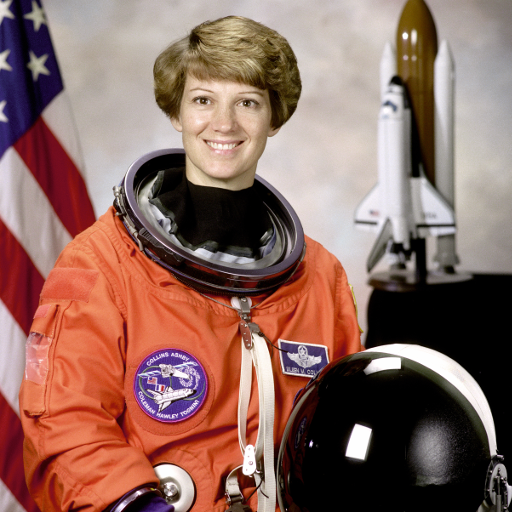
#> input picture skimage.data.astronaut(), 512 x 512 px
$ python colour_spaces.py
#> lines starting #> are read from the running program, lines starting #| are printed output that depends on the picture; pictures that were not available may be replaced by others from this repository, and a replacement may not be noted
"""Which colour space should select the pixels: HSV's hue window, or OKLab distance?

`photo.isolate_colour`/`replace_colour` take `space='hsv' | 'oklab'`. This eval tests whether
either wins everywhere -- it doesn't, which is why HSV stays the default and OKLab is opt-in.

Ground truth is constructed, never hand-drawn: for the chart, the same figure rendered twice
with one series recoloured (the diff is the series); for the shaded object, a synthesised
image with a known mask. Each space is given its best tolerance, found by sweeping (a fixed
default pair would decide the result in advance). On real photographs there's no ground
truth, so each space is tuned to the same selection size and the result is matched fraction,
fragmentation, and mask overlays -- the numbers rank, only the pictures judge.

Run:  python evals/colour_spaces.py [outdir]
"""
import os
import sys

import numpy as np
from PIL import Image

sys.path.insert(0, os.path.dirname(os.path.dirname(os.path.abspath(__file__))))

from figsurgeon import perceptual, photo                                # noqa: E402
from figsurgeon.locate import mask_overlay                             # noqa: E402

ROOT = os.path.dirname(os.path.dirname(os.path.abspath(__file__)))
CORPUS = os.path.join(os.path.dirname(os.path.abspath(__file__)), '_corpus')

HSV_TOLS = [0.01, 0.02, 0.03, 0.05, 0.07, 0.10, 0.14, 0.20, 0.28]
OKLAB_TOLS = [0.02, 0.03, 0.04, 0.06, 0.08, 0.10, 0.12, 0.16, 0.22, 0.30]


# --------------------------------------------------------------------------- masks
def select(img, colour, space, tol):
    """The mask each space would use, as the editors use it -- not a reimplementation."""
    if space == 'hsv':
        _, soft = photo.isolate_colour(img, tuple(colour), hue_tol=tol)
    else:
        _, soft = photo.isolate_colour(img, tuple(colour), space='oklab', oklab_tol=tol)
    return soft > 0.5


def components(mask):
    from scipy import ndimage
    return int(ndimage.label(mask)[1])


def iou(mask, truth):
    union = (mask | truth).sum()
    return float((mask & truth).sum() / union) if union else 0.0


def best_by_iou(img, colour, space, truth):
    """The space's best shot: the tolerance in its sweep with the highest IoU."""
    tols = HSV_TOLS if space == 'hsv' else OKLAB_TOLS
    rows = []
    for tol in tols:
        m = select(img, colour, space, tol)
        inter = (m & truth).sum()
        rows.append({'tol': tol, 'iou': iou(m, truth),
                     'recall': float(inter / max(truth.sum(), 1)),
                     'precision': float(inter / max(m.sum(), 1)),
                     'mask': m})
    return max(rows, key=lambda r: r['iou'])


# [18 lines left out: function at_fraction, not called in this run]


# --------------------------------------------------------------- constructed cases
def chart_case():
    """A matplotlib chart rendered twice; the diff IS the series, exactly."""
    import matplotlib
    matplotlib.use('Agg')
    import matplotlib.pyplot as plt

    def render(series_colour):
#> called with series_colour = '#c44e52'
        rng = np.random.default_rng(7)
        x = np.arange(40)
        fig, ax = plt.subplots(figsize=(5, 3), dpi=110)
        ax.plot(x, np.cumsum(rng.normal(size=40)) + 12, color=series_colour, lw=2,
                label='treated')
        ax.plot(x, np.cumsum(rng.normal(size=40)) + 4, color='#4c72b0', lw=2, label='control')
        ax.plot(x, np.cumsum(rng.normal(size=40)) - 4, color='#55a868', lw=2, label='sham')
        ax.set_title('outcome by arm')
        ax.legend(loc='upper left')
        fig.tight_layout()
        fig.canvas.draw()
        a = np.asarray(fig.canvas.buffer_rgba())[:, :, :3].copy()
        plt.close(fig)
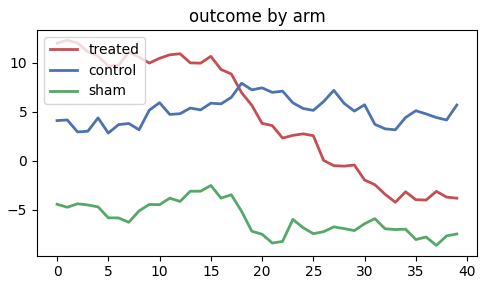
#> figure drawn by matplotlib, 1 panel; curve peaks at x = 1, y = 12.3; curve peaks at x = 18, y = 7.92; curve peaks at x = 15, y = -2.51
        return a

    target = (0xC4, 0x4E, 0x52)          # a flat, saturated series red
    a = render('#c44e52')
    b = render('#7f3fbf')                # same figure, that one series in violet
    truth = (a != b).any(axis=2)
    return Image.fromarray(a), target, truth, 'chart: one flat series among three'


def shaded_object_case():
    """A shaded object, plus a same-hue distractor that a hue window cannot reject: the disc
    carries a lightness ramp (shading), and the distractor shares its hue exactly while
    being darker and less saturated -- a different colour, invisible to `dh < hue_tol`.
    """
    H, W = 260, 360
    bg = np.full((H, W, 3), (208, 212, 216), float)
    yy, xx = np.mgrid[0:H, 0:W]
    disc = (xx - 120) ** 2 / 78 ** 2 + (yy - 130) ** 2 / 95 ** 2 <= 1.0
    base = np.array([194, 90, 60], float)
    ramp = np.clip(0.45 + 0.70 * (xx - 42) / 156.0, 0.45, 1.15)
    bg[disc] = np.clip(base * ramp[disc][:, None], 0, 255)

    import colorsys
    h, s, v = colorsys.rgb_to_hsv(*(base / 255.0))
    dark = np.array(colorsys.hsv_to_rgb(h, s * 0.45, v * 0.32)) * 255
    bar = (xx > 250) & (xx < 330) & (yy > 60) & (yy < 200)
    bg[bar] = dark
    return (Image.fromarray(bg.astype(np.uint8)), tuple(int(v) for v in base), disc,
            'synthetic: shaded disc + same-hue dark distractor')


def neutral_case():
    """Three neutral patches: a white target, a light grey and a near-black distractor.

    The counter-example to `lightness_weight`: at weight 0 (which wins every other case
    here), white and black are the SAME colour, so selecting white takes the whole frame.
    """
    H, W = 200, 300
    a = np.full((H, W, 3), 120.0)
    a[40:160, 20:100] = 245
    a[40:160, 110:190] = 150
    a[40:160, 200:280] = 25
    truth = np.zeros((H, W), bool)
    truth[40:160, 20:100] = True
    return (Image.fromarray(a.astype(np.uint8)), (245, 245, 245), truth,
            'neutral: white target, grey and black distractors')


# [31 lines left out: function lightness_sweep, not called in this run]


# --------------------------------------------------------------------------- report
def photo_cases():
    """(image, target colour, budget, label) -- real images, no ground truth."""
    out = []
    from skimage import data
    astro = Image.fromarray(data.astronaut())
#> astro is the input picture: PIL image 512x512 RGB; mean R, G, B 141.6, 105.8, 96.5
    out.append((astro, photo.sample_colour(astro, (200, 300, 320, 420)), 0.12,
                'astronaut: orange suit, against warm face/hair/flag'))
#> (this line was passed over: figsurgeon is not available in this run)
    # Boxes are read off the 900 px thumbnail BY LOOKING at it, and they sample the target
    # colour only -- they are not the edit region and nothing is scored against them. A
    # centre-of-frame default was tried first and is worthless: on the flower it sampled the
    # near-black disc floret (26, 17, 14), so both spaces were faithfully compared on a
    # colour nobody would ask for. `budget` is likewise an eyeballed size for the object
    # meant, not a measurement.
    for name, box, budget, label in [
            ('flower_macro.jpg', (140, 400, 200, 450), 0.45,
             'flower macro: red petals, gradient into orange and yellow'),
            ('car_red.jpg', (460, 620, 540, 640), 0.02,
             'red car, small in a busy street scene'),
            ('product_shoe.jpg', (370, 190, 410, 230), 0.05,
             'red shoes on black, with white and a printed sheet')]:
        path = os.path.join(CORPUS, name)
        if not os.path.exists(path):
            continue
        img = Image.open(path).convert('RGB')
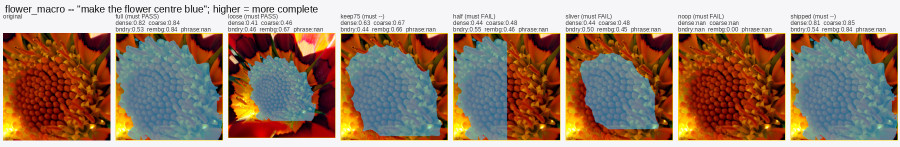
#> input picture evals/object_completeness/flower_macro.png, 1800 x 293 px, given in place of flower_macro.jpg, which was not available (shown at 1/2 size)
#> img is the input picture: PIL image 1800x293 RGB; mean R, G, B 156.1, 130, 112
        img.thumbnail((900, 900))
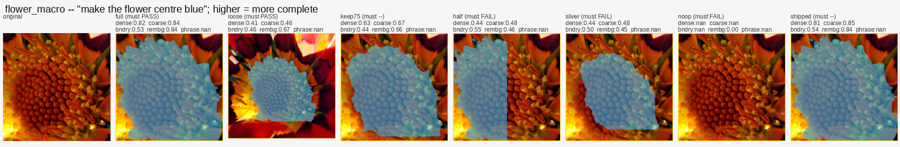
#> img: PIL image 900x147 RGB; mean R, G, B 156.1, 130, 112.1
        out.append((img, photo.sample_colour(img, box), budget, label))
#> (this line was passed over: figsurgeon is not available in this run)
#> pass 2 of the loop in photo_cases, `for name, box, budget, label in [`:
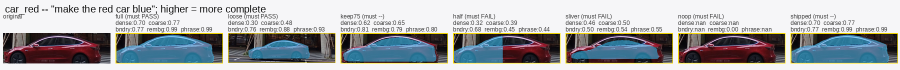
#> input picture evals/object_completeness/car_red.png, 1800 x 139 px, given in place of car_red.jpg, which was not available (shown at 1/2 size)
#> in photo_cases, img is the input picture: PIL image 1800x139 RGB; mean R, G, B 167.2, 169.8, 172.3
#> in photo_cases, `img.thumbnail((900, 900))`:
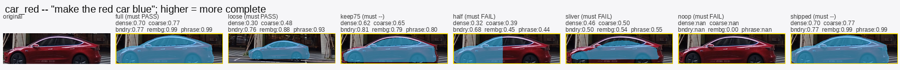
#> img: PIL image 900x70 RGB; mean R, G, B 167.1, 169.8, 172.2
    return out


def main(outdir):
    os.makedirs(outdir, exist_ok=True)
    wins = {'hsv': 0, 'oklab': 0}

    cases = (chart_case(), shaded_object_case(), neutral_case())
    photos = photo_cases()
#> photos = []

    print('GROUND TRUTH CASES  (best tolerance per space, by IoU)\n')
    for img, colour, truth, label in cases:
        print(f'  {label}   target rgb {tuple(colour)}, truth {truth.mean():.1%} of frame')
        res = {}
        for space in ('hsv', 'oklab'):
            r = best_by_iou(img, colour, space, truth)
            res[space] = r
            print(f'    {space:<6} IoU {r["iou"]:.3f}  precision {r["precision"]:.3f}  '
                  f'recall {r["recall"]:.3f}  at tol {r["tol"]}')
            mask_overlay(img, r['mask'].astype(float)).save(
                os.path.join(outdir, f'{label.split(":")[0]}_{space}.png'))
        better = max(res, key=lambda s: res[s]['iou'])
        wins[better] += 1
        margin = res[better]['iou'] - res['hsv' if better == 'oklab' else 'oklab']['iou']
        print(f'    -> {better} by {margin:.3f} IoU\n')

    lightness_sweep(cases, photos)

    print('REAL PHOTOGRAPHS  (no ground truth; each space tuned to the same selection size)\n')
    for img, colour, budget, label in photos:
        print(f'  {label}   target rgb {tuple(colour)}, budget {budget:.0%}')
        for space in ('hsv', 'oklab'):
            r = at_fraction(img, colour, space, budget)
            flag = '' if r['reached'] else '  <- BUDGET UNREACHABLE at any tolerance swept'
            if r['edge'] and not r['reached']:
                flag += ' (pinned to the end of the sweep)'
            print(f'    {space:<6} took {r["fraction"]:.1%} in {r["components"]:>5} '
                  f'components at tol {r["tol"]}{flag}')
            mask_overlay(img, r['mask'].astype(float)).save(
                os.path.join(outdir, f'{label.split(":")[0]}_{space}.png'))
        print()

    print(f'ground-truth cases won: hsv {wins["hsv"]}, oklab {wins["oklab"]}')
    print(f'\noverlays written to {outdir}/ -- fragmentation counts rank the masks, but '
          f'only looking at them says whether the selection followed the object.')
    return 0


if __name__ == '__main__':
    sys.exit(main(sys.argv[1] if len(sys.argv) > 1 else
                  os.path.join(ROOT, 'eval_out_colour_spaces')))
#> (the call stopped at in select, `_, soft = photo.isolate_colour(img, tuple(colour), hue_tol=tol)`: figsurgeon is not available in this run)
